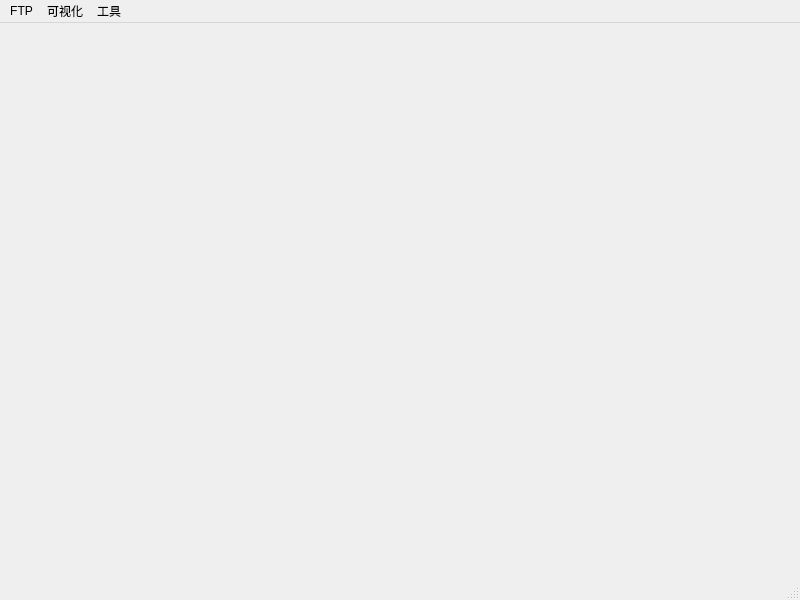
<?xml version="1.0" encoding="UTF-8"?>
<ui version="4.0">
 <class>main_window</class>
 <widget class="QMainWindow" name="main_window">
  <property name="geometry">
   <rect>
    <x>0</x>
    <y>0</y>
    <width>800</width>
    <height>600</height>
   </rect>
  </property>
  <property name="windowTitle">
   <string>MainWindow</string>
  </property>
  <widget class="QWidget" name="centralwidget">
   <layout class="QGridLayout" name="gridLayout">
    <item row="0" column="0">
     <widget class="QStackedWidget" name="stackedWidget">
      <property name="currentIndex">
       <number>0</number>
      </property>
      <widget class="QWidget" name="page"/>
      <widget class="QWidget" name="page_2"/>
      <widget class="QWidget" name="page_3"/>
      <widget class="QWidget" name="page_4"/>
      <widget class="QWidget" name="page_5"/>
     </widget>
    </item>
   </layout>
  </widget>
  <widget class="QMenuBar" name="menubar">
   <property name="geometry">
    <rect>
     <x>0</x>
     <y>0</y>
     <width>800</width>
     <height>23</height>
    </rect>
   </property>
   <widget class="QMenu" name="menuFTP">
    <property name="title">
     <string>FTP</string>
    </property>
   </widget>
   <widget class="QMenu" name="menushow">
    <property name="title">
     <string>可视化</string>
    </property>
   </widget>
   <widget class="QMenu" name="menu_2">
    <property name="title">
     <string>工具</string>
    </property>
    <addaction name="actionKb"/>
    <addaction name="actionIP"/>
    <addaction name="actiontrans"/>
   </widget>
   <addaction name="menuFTP"/>
   <addaction name="menushow"/>
   <addaction name="menu_2"/>
  </widget>
  <widget class="QStatusBar" name="statusbar"/>
  <action name="actionKb">
   <property name="text">
    <string>Kb</string>
   </property>
  </action>
  <action name="actionIP">
   <property name="text">
    <string>IP配置</string>
   </property>
  </action>
  <action name="actiontrans">
   <property name="text">
    <string>格式转化</string>
   </property>
  </action>
 </widget>
 <resources/>
 <connections/>
</ui>
